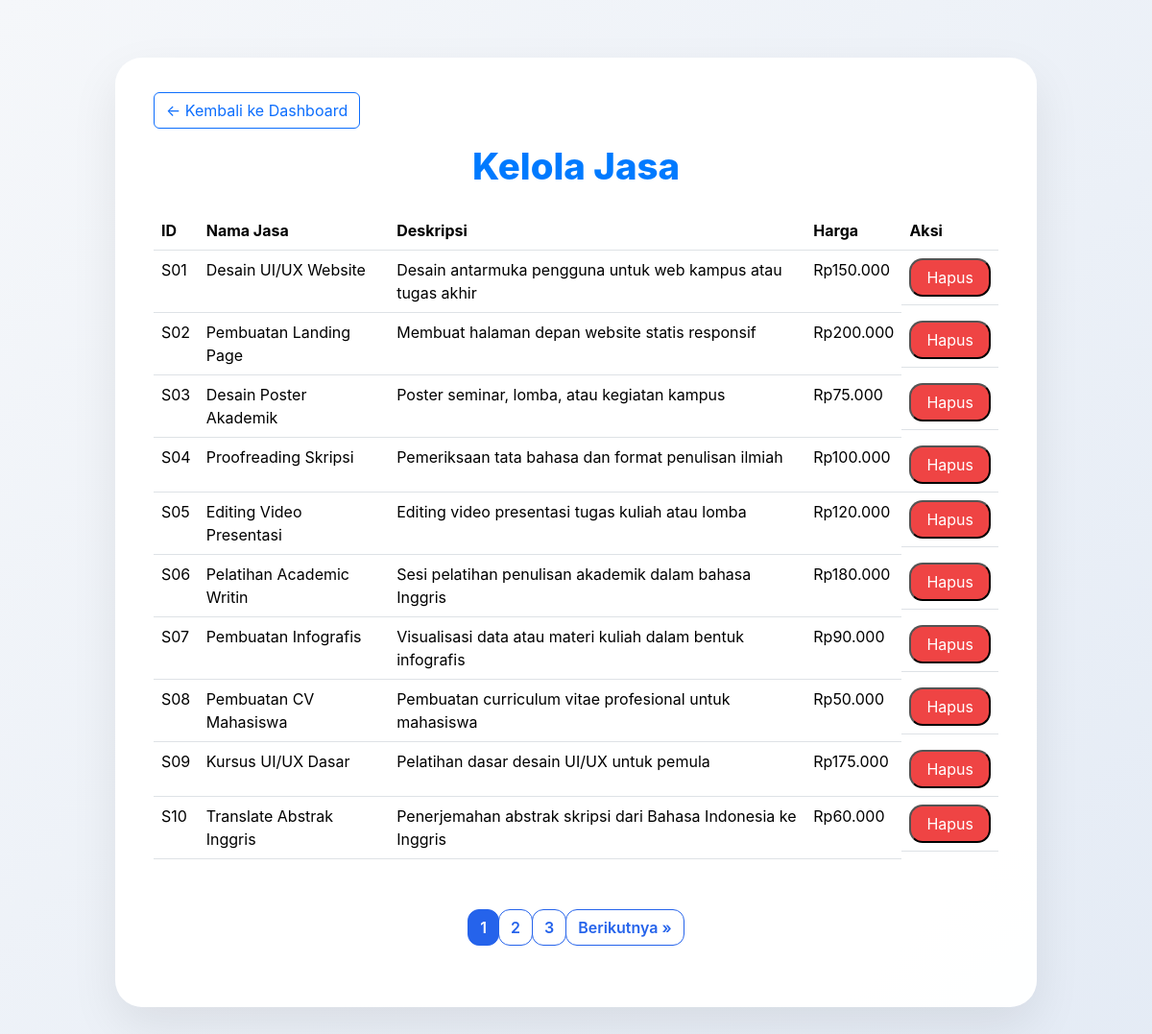
The page /itsSkillsahre/admin/manage_jasa.php (signed in) on the database its author committed.
### tables this page shows
CREATE TABLE `service` (
  `serviceId` varchar(3) NOT NULL,
  `namaServive` varchar(25) NOT NULL,
  `deskripsi` text NOT NULL,
  `hargaDasar` float(10,2) NOT NULL,
  `durasi` timestamp NOT NULL DEFAULT current_timestamp() ON UPDATE current_timestamp()
);

### itsSkillsahre/admin/manage_jasa.php (the view, shortened to what this page needs)
<?php
include 'config.php';
$search = isset($_GET['search']) ? $conn->real_escape_string($_GET['search']) : '';
$limit = 10;
$page = isset($_GET['page']) && is_numeric($_GET['page']) ? intval($_GET['page']) : 1;
$offset = ($page - 1) * $limit;
if ($search != '') {
    $sql_count = "SELECT COUNT(*) AS total FROM service WHERE service LIKE '%$search%' OR deskripsi LIKE '%$search%'";
} else {
    $sql_count = "SELECT COUNT(*) AS total FROM service";
}
$result_count = $conn->query($sql_count);
$total_jasa = $result_count->fetch_assoc()['total'];
$total_pages = ceil($total_jasa / $limit);
if ($search != '') {
    $stmt = $conn->prepare("SELECT * FROM service WHERE namaServive LIKE ? OR deskripsi LIKE ? ORDER BY serviceId ASC LIMIT ? OFFSET ?");
    $search_like = "%$search%";
    $stmt->bind_param('ssii', $search_like, $search_like, $limit, $offset);
} else {
    $stmt = $conn->prepare('SELECT * FROM service ORDER BY serviceId ASC LIMIT ? OFFSET ?');
    $stmt->bind_param('ii', $limit, $offset);
}
$stmt->execute();
$result = $stmt->get_result();
?>
<!DOCTYPE html>
<html lang="id">
<head>
    <link href="https://cdn.jsdelivr.net/npm/bootstrap@5.3.2/dist/css/bootstrap.min.css" rel="stylesheet">
</head>
<body>
    <div class="container">
        <a href="dashboard_admin.php" class="btn btn-outline-primary mb-3">&larr; Kembali ke Dashboard</a>
        <h1>Kelola Jasa</h1>
        <div class="table-responsive">
            <table class="table">
                <thead>
                    <tr>
                        <th>ID</th>
                        <th>Nama Jasa</th>
                        <th>Deskripsi</th>
                        <th>Harga</th>
                        <th>Aksi</th>
                    </tr>
                </thead>
                <tbody>
                    <?php while ($row = $result->fetch_assoc()): ?>
                        <tr>
                            <td><?= htmlspecialchars($row['serviceId']) ?></td>
                            <td><?= htmlspecialchars($row['namaServive']) ?></td>
                            <td><?= htmlspecialchars($row['deskripsi']) ?></td>
                            <td>Rp<?= number_format($row['hargaDasar'], 0, ',', '.') ?></td>
                            <td class="d-flex gap-2">
                                <button class="btn-delete swal-hapus"
                                    data-id="<?= htmlspecialchars($row['serviceId']) ?>"
                                    data-nama="<?= htmlspecialchars($row['namaServive']) ?>">
                                    Hapus
                                </button>
                            </td>
                        </tr>
                    <?php endwhile; ?>
                </tbody>
            </table>
        </div>
        <nav aria-label="Pagination">
            <ul class="pagination">
                <?php for ($i = 1; $i <= $total_pages; $i++): ?>
                    <li class="page-item <?= $i == $page ? 'active' : '' ?>">
                        <a class="page-link" href="?page=<?= $i ?><?= $search ? '&search=' . urlencode($search) : '' ?>"><?= $i ?></a>
                    </li>
                <?php endfor; ?>
                <?php if ($page < $total_pages): ?>
                    <li class="page-item">
                        <a class="page-link" href="?page=<?= $page + 1 ?><?= $search ? '&search=' . urlencode($search) : '' ?>">Berikutnya &raquo;</a>
                    </li>
                <?php endif; ?>
            </ul>
        </nav>
    </div>
</body>
</html>

### itsSkillsahre/admin/manage_jasa.php (style rules this page uses)
body { background: linear-gradient(135deg, #f5f7fa, #e4ebf5); font-family: 'SF Pro Text', sans-serif; min-height: 100vh; color: #1c1c1e; padding: 60px 20px 80px; }
.container { max-width: 960px; background: rgba(255, 255, 255, 0.98); border-radius: 28px; box-shadow: 0 20px 50px rgba(0, 0, 0, 0.08); padding: 36px 40px 48px 40px; margin: 0 auto; }
h1 { color: #007aff; font-weight: 800; font-size: 2.4rem; margin-bottom: 24px; text-align: center; }
.btn-delete { background-color: #ef4444; color: white; border-radius: 14px; padding: 6px 16px; text-decoration: none; }
.pagination { justify-content: center; margin-top: 36px; }
.page-link { border-radius: 12px !important; font-weight: 600; color: #2563eb !important; border: 1.8px solid #2563eb !important; }
.page-item.active .page-link { background-color: #2563eb !important; border-color: #2563eb !important; color: white !important; }

### rows shown on the page
service: serviceId "S01", namaServive "Desain UI/UX Website", deskripsi "Desain antarmuka pengguna untuk web kampus atau tugas akhir", hargaDasar "150.000"
service: serviceId "S02", namaServive "Pembuatan Landing Page", deskripsi "Membuat halaman depan website statis responsif", hargaDasar "200.000"
service: serviceId "S03", namaServive "Desain Poster Akademik", deskripsi "Poster seminar, lomba, atau kegiatan kampus", hargaDasar "75.000"
service: serviceId "S04", namaServive "Proofreading Skripsi", deskripsi "Pemeriksaan tata bahasa dan format penulisan ilmiah", hargaDasar "100.000"
service: serviceId "S05", namaServive "Editing Video Presentasi", deskripsi "Editing video presentasi tugas kuliah atau lomba", hargaDasar "120.000"
service: serviceId "S06", namaServive "Pelatihan Academic Writin", deskripsi "Sesi pelatihan penulisan akademik dalam bahasa Inggris", hargaDasar "180.000"
service: serviceId "S07", namaServive "Pembuatan Infografis", deskripsi "Visualisasi data atau materi kuliah dalam bentuk infografis", hargaDasar "90.000"
service: serviceId "S08", namaServive "Pembuatan CV Mahasiswa", deskripsi "Pembuatan curriculum vitae profesional untuk mahasiswa", hargaDasar "50.000"
service: serviceId "S09", namaServive "Kursus UI/UX Dasar", deskripsi "Pelatihan dasar desain UI/UX untuk pemula", hargaDasar "175.000"
service: serviceId "S10", namaServive "Translate Abstrak Inggris", deskripsi "Penerjemahan abstrak skripsi dari Bahasa Indonesia ke Inggris", hargaDasar "60.000"
